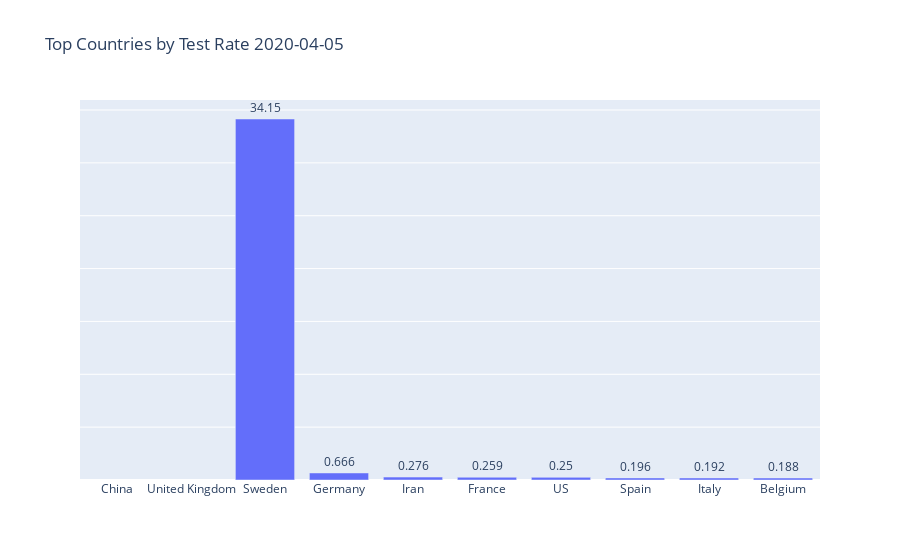

The notebook cell this image was saved under:
### Code cell
totalcases = pd_sims.loc['testRate'].sort_values(ascending=False)
top10 = totalcases.head(10)
fig = go.Figure(go.Bar(x=top10.index, y=top10.values,
                      text=top10.values,
            textposition='outside'))
fig.update_layout(title_text='Top Countries by Test Rate '+lastrecordeddate)
fig.update_yaxes(showticklabels=False)

fig.show()

### Figure 1 — Plotly figure (JSON) as saved in the notebook; plotly's stock layout.template omitted (floating-point values rounded to 4 significant figures)
{"data": [{"text": [null, null, 34.15, 0.666, 0.276, 0.259, 0.25, 0.196, 0.192, 0.188], "textposition": "outside", "type": "bar", "x": ["China", "United Kingdom", "Sweden", "Germany", "Iran", "France", "US", "Spain", "Italy", "Belgium"], "y": [null, null, 34.15, 0.666, 0.276, 0.259, 0.25, 0.196, 0.192, 0.188]}], "layout": {"title": {"text": "Top Countries by Test Rate 2020-04-05"}, "yaxis": {"showticklabels": false}}}
